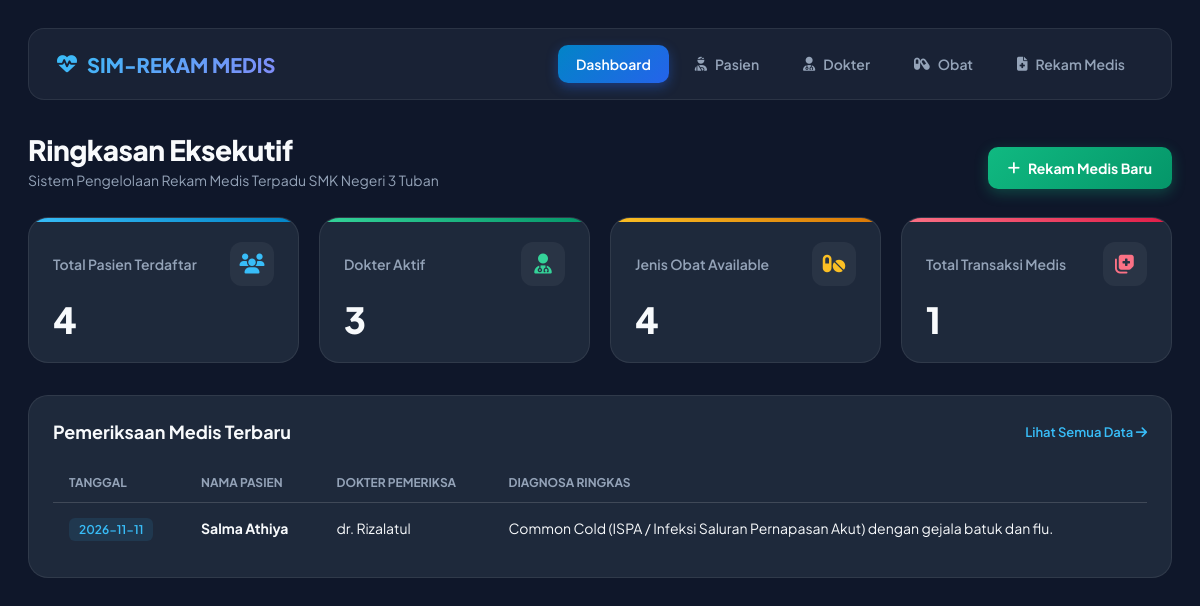
The page / on the database its author committed.
### tables this page shows
CREATE TABLE `rekam_medis` (
  `id_rekam` int(11) NOT NULL,
  `id_pasien` int(11) NOT NULL,
  `id_dokter` int(11) NOT NULL,
  `id_obat` int(11) NOT NULL,
  `tanggal_periksa` date NOT NULL,
  `keluhan` text NOT NULL,
  `diagnosa` text NOT NULL,
  `tindakan` text NOT NULL,
  `resep` varchar(100) NOT NULL
);

CREATE TABLE `pasien` (
  `id_pasien` int(11) NOT NULL,
  `no_rm` varchar(20) NOT NULL,
  `nama_pasien` varchar(100) NOT NULL,
  `jenis_kelamin` enum('L','P') NOT NULL,
  `tanggal_lahir` date NOT NULL,
  `alamat` text NOT NULL
);

CREATE TABLE `dokter` (
  `id_dokter` int(11) NOT NULL,
  `nama_dokter` varchar(100) NOT NULL,
  `spesialisasi` varchar(50) NOT NULL
);

### index.php (the view, shortened to what this page needs)
<?php
include 'koneksi.php';
$q_pasien = mysqli_query($koneksi, "SELECT COUNT(*) as total FROM pasien");
$d_pasien = mysqli_fetch_assoc($q_pasien);
$q_dokter = mysqli_query($koneksi, "SELECT COUNT(*) as total FROM dokter");
$d_dokter = mysqli_fetch_assoc($q_dokter);
$q_obat   = mysqli_query($koneksi, "SELECT COUNT(*) as total FROM obat");
$d_obat   = mysqli_fetch_assoc($q_obat);
$q_rekam  = mysqli_query($koneksi, "SELECT COUNT(*) as total FROM rekam_medis");
$d_rekam  = mysqli_fetch_assoc($q_rekam);
?>
<!DOCTYPE html>
<html lang="id">
<head>
    <link rel="stylesheet" href="https://cdnjs.cloudflare.com/ajax/libs/font-awesome/6.4.0/css/all.min.css">
</head>
<body>
    <nav class="navbar">
        <div class="brand">
            <i class="fa-solid fa-heart-pulse"></i> SIM-REKAM MEDIS
        </div>
        <div class="nav-links">
            <a href="index.php" class="active">Dashboard</a>
            <a href="pasien.php"><i class="fa-solid fa-user-injured"></i> Pasien</a>
            <a href="dokter.php"><i class="fa-solid fa-user-md"></i> Dokter</a>
            <a href="obat.php"><i class="fa-solid fa-capsules"></i> Obat</a>
            <a href="rekam_medis.php"><i class="fa-solid fa-file-medical"></i> Rekam Medis</a>
        </div>
    </nav>
    <div class="header-title">
        <div>
            <h1>Ringkasan Eksekutif</h1>
            <p>Sistem Pengelolaan Rekam Medis Terpadu SMK Negeri 3 Tuban</p>
        </div>
        <a href="tambah_rekam.php" class="btn-quick-add">
            <i class="fa-solid fa-plus"></i> Rekam Medis Baru
        </a>
    </div>
    <div class="grid-stats">
        <a href="pasien.php" class="stat-card-link">
            <div class="stat-card card-pasien">
                <div class="stat-header">
                    <span class="stat-title">Total Pasien Terdaftar</span>
                    <div class="stat-icon"><i class="fa-solid fa-users"></i></div>
                </div>
                <div class="stat-value"><?= $d_pasien['total']; ?></div>
            </div>
        </a>
        <a href="dokter.php" class="stat-card-link">
            <div class="stat-card card-dokter">
                <div class="stat-header">
                    <span class="stat-title">Dokter Aktif</span>
                    <div class="stat-icon"><i class="fa-solid fa-user-doctor"></i></div>
                </div>
                <div class="stat-value"><?= $d_dokter['total']; ?></div>
            </div>
        </a>
        <a href="obat.php" class="stat-card-link">
            <div class="stat-card card-obat">
                <div class="stat-header">
                    <span class="stat-title">Jenis Obat Available</span>
                    <div class="stat-icon"><i class="fa-solid fa-pills"></i></div>
                </div>
                <div class="stat-value"><?= $d_obat['total']; ?></div>
            </div>
        </a>
        <a href="rekam_medis.php" class="stat-card-link">
            <div class="stat-card card-rekam">
                <div class="stat-header">
                    <span class="stat-title">Total Transaksi Medis</span>
                    <div class="stat-icon"><i class="fa-solid fa-notes-medical"></i></div>
                </div>
                <div class="stat-value"><?= $d_rekam['total']; ?></div>
            </div>
        </a>
    </div>
    <div class="section-table">
        <div class="section-header">
            <h3>Pemeriksaan Medis Terbaru</h3>
            <a href="rekam_medis.php">Lihat Semua Data <i class="fa-solid fa-arrow-right"></i></a>
        </div>
        <table>
            <thead>
                <tr>
                    <th>Tanggal</th>
                    <th>Nama Pasien</th>
                    <th>Dokter Pemeriksa</th>
                    <th>Diagnosa Ringkas</th>
                </tr>
            </thead>
            <tbody>
                <?php
                $q_preview = mysqli_query($koneksi, "SELECT rekam_medis.tanggal_periksa, pasien.nama_pasien, dokter.nama_dokter, rekam_medis.diagnosa
                                                     FROM rekam_medis
                                                     JOIN pasien ON rekam_medis.id_pasien = pasien.id_pasien
                                                     JOIN dokter ON rekam_medis.id_dokter = dokter.id_dokter
                                                     ORDER BY rekam_medis.id_rekam DESC LIMIT 3");
                if (mysqli_num_rows($q_preview) > 0) {
                    while ($r = mysqli_fetch_assoc($q_preview)) {
                        echo "<tr>
                                <td><span class='badge-date'>".$r['tanggal_periksa']."</span></td>
                                <td><strong>".$r['nama_pasien']."</strong></td>
                                <td>".$r['nama_dokter']."</td>
                                <td>".$r['diagnosa']."</td>
                              </tr>";
                    }
                } else {
                    echo "<tr><td colspan='4' style='text-align:center; color: var(--text-sub);'>Belum ada transaksi rekam medis recorded.</td></tr>";
                }
                ?>
            </tbody>
        </table>
    </div>
</body>
</html>

### index.php (style rules this page uses)
:root { --bg-body: #0f172a; --bg-card: #1e293b; --bg-hover: #334155; --accent-blue: #38bdf8; --accent-green: #34d399; --accent-amber: #fbbf24; --accent-rose: #fb7185; --text-main: #f8fafc; --text-sub: #94a3b8; --border-color: rgba(255, 255, 255, 0.08); }
* { box-sizing: border-box; font-family: 'Plus Jakarta Sans', sans-serif; margin: 0; padding: 0; }
body { background-color: var(--bg-body); color: var(--text-main); padding: 28px; min-height: 100vh; }
.navbar { background: rgba(30, 41, 59, 0.7); backdrop-filter: blur(12px); border: 1px solid var(--border-color); padding: 16px 28px; border-radius: 16px; display: flex; justify-content: space-between; align-items: center; margin-bottom: 32px; }
.brand { font-size: 20px; font-weight: 800; background: linear-gradient(135deg, #38bdf8, #818cf8); -webkit-background-clip: text; -webkit-text-fill-color: transparent; display: flex; align-items: center; gap: 10px; }
.nav-links { display: flex; gap: 8px; align-items: center; }
.nav-links a { color: var(--text-sub); text-decoration: none; padding: 10px 18px; border-radius: 10px; font-size: 14px; font-weight: 600; transition: all 0.25s ease; display: flex; align-items: center; gap: 8px; }
.nav-links a.active { color: #ffffff; background: linear-gradient(135deg, #0284c7, #2563eb); box-shadow: 0 4px 12px rgba(37, 99, 235, 0.4); }
.header-title { margin-bottom: 28px; display: flex; justify-content: space-between; align-items: flex-end; }
.header-title h1 { font-size: 28px; font-weight: 800; letter-spacing: -0.5px; }
.header-title p { color: var(--text-sub); font-size: 14px; margin-top: 4px; }
.btn-quick-add { background: linear-gradient(135deg, #10b981, #059669); color: white; text-decoration: none; padding: 12px 20px; border-radius: 10px; font-weight: 700; font-size: 14px; display: inline-flex; align-items: center; gap: 8px; box-shadow: 0 4px 14px rgba(16, 185, 129, 0.3); transition: transform 0.2s; }
.grid-stats { display: grid; grid-template-columns: repeat(auto-fit, minmax(240px, 1fr)); gap: 20px; margin-bottom: 32px; }
.stat-card-link { text-decoration: none; color: inherit; display: block; }
.stat-card { background: var(--bg-card); border: 1px solid var(--border-color); border-radius: 20px; padding: 24px; position: relative; overflow: hidden; cursor: pointer; transition: all 0.3s cubic-bezier(0.4, 0, 0.2, 1); }
.stat-card::before { content: ''; position: absolute; top: 0; left: 0; width: 100%; height: 4px; }
.card-pasien::before { background: linear-gradient(90deg, #38bdf8, #0284c7); }
.card-dokter::before { background: linear-gradient(90deg, #34d399, #059669); }
.card-obat::before { background: linear-gradient(90deg, #fbbf24, #d97706); }
.card-rekam::before { background: linear-gradient(90deg, #fb7185, #e11d48); }
.stat-header { display: flex; justify-content: space-between; align-items: center; margin-bottom: 16px; }
.stat-title { color: var(--text-sub); font-size: 14px; font-weight: 600; }
.stat-icon { width: 44px; height: 44px; border-radius: 12px; display: flex; align-items: center; justify-content: center; font-size: 20px; background: rgba(255, 255, 255, 0.05); transition: transform 0.2s ease; }
.card-pasien .stat-icon { color: var(--accent-blue); }
.card-dokter .stat-icon { color: var(--accent-green); }
.card-obat .stat-icon { color: var(--accent-amber); }
.card-rekam .stat-icon { color: var(--accent-rose); }
.stat-value { font-size: 36px; font-weight: 800; color: var(--text-main); line-height: 1; }
.section-table { background: var(--bg-card); border: 1px solid var(--border-color); border-radius: 20px; padding: 24px; }
.section-header { display: flex; justify-content: space-between; align-items: center; margin-bottom: 20px; }
.section-header h3 { font-size: 18px; font-weight: 700; }
.section-header a { color: var(--accent-blue); text-decoration: none; font-size: 13px; font-weight: 600; }
table { width: 100%; border-collapse: collapse; }
th { text-align: left; padding: 12px 16px; color: var(--text-sub); font-size: 12px; font-weight: 700; text-transform: uppercase; border-bottom: 1px solid var(--border-color); }
td { padding: 16px; font-size: 14px; border-bottom: 1px solid var(--border-color); }
tr:last-child td { border-bottom: none; }
.badge-date { background: rgba(56, 189, 248, 0.1); color: var(--accent-blue); padding: 4px 10px; border-radius: 6px; font-weight: 600; font-size: 12px; }

### rows shown on the page
rekam_medis: tanggal_periksa "2026-11-11", id_pasien.nama_pasien "Salma Athiya", id_dokter.nama_dokter "dr. Rizalatul", diagnosa "Common Cold (ISPA / Infeksi Saluran Pernapasan Akut) dengan gejala batuk dan flu."

### other values the page prints
$d_pasien['total'] "4"
$d_dokter['total'] "3"
$d_obat['total'] "4"
$d_rekam['total'] "1"
